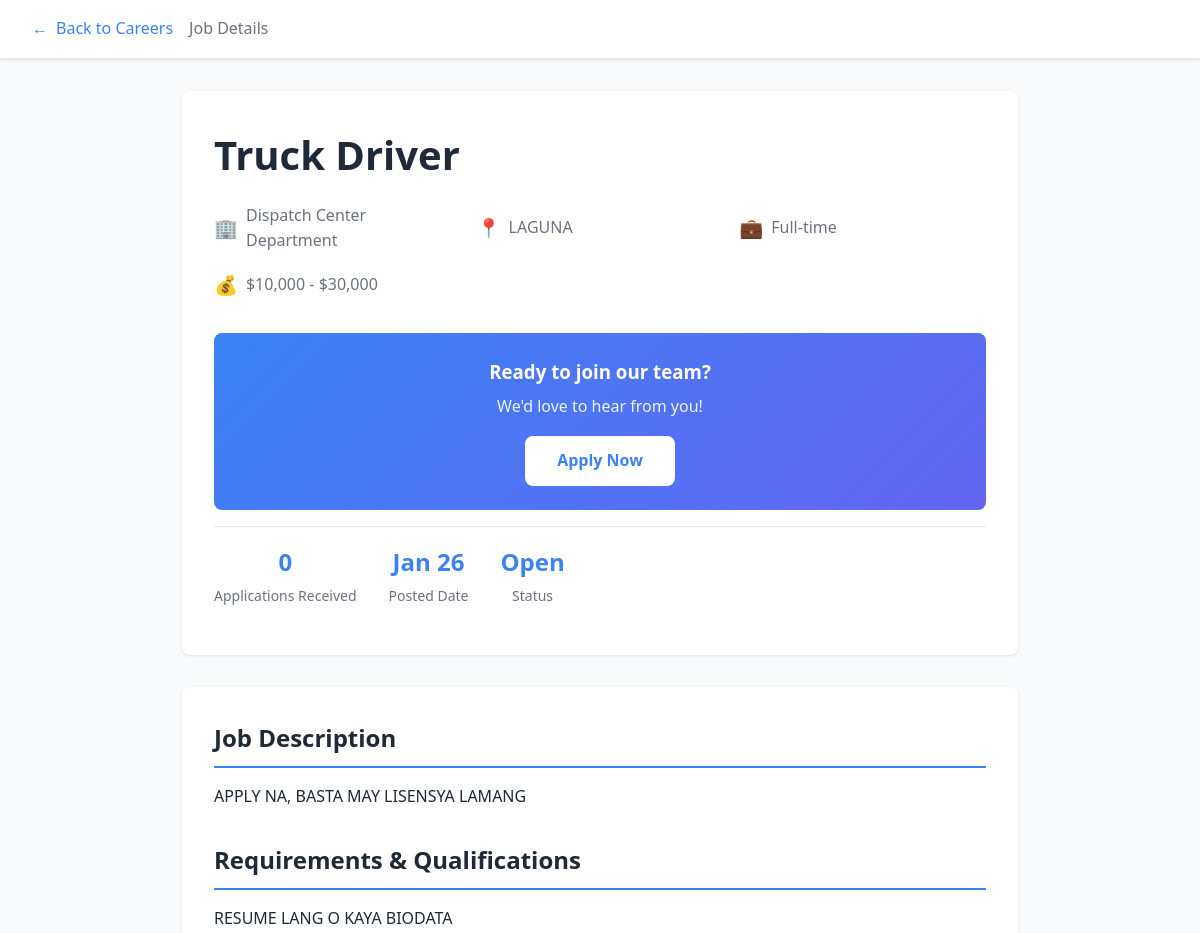
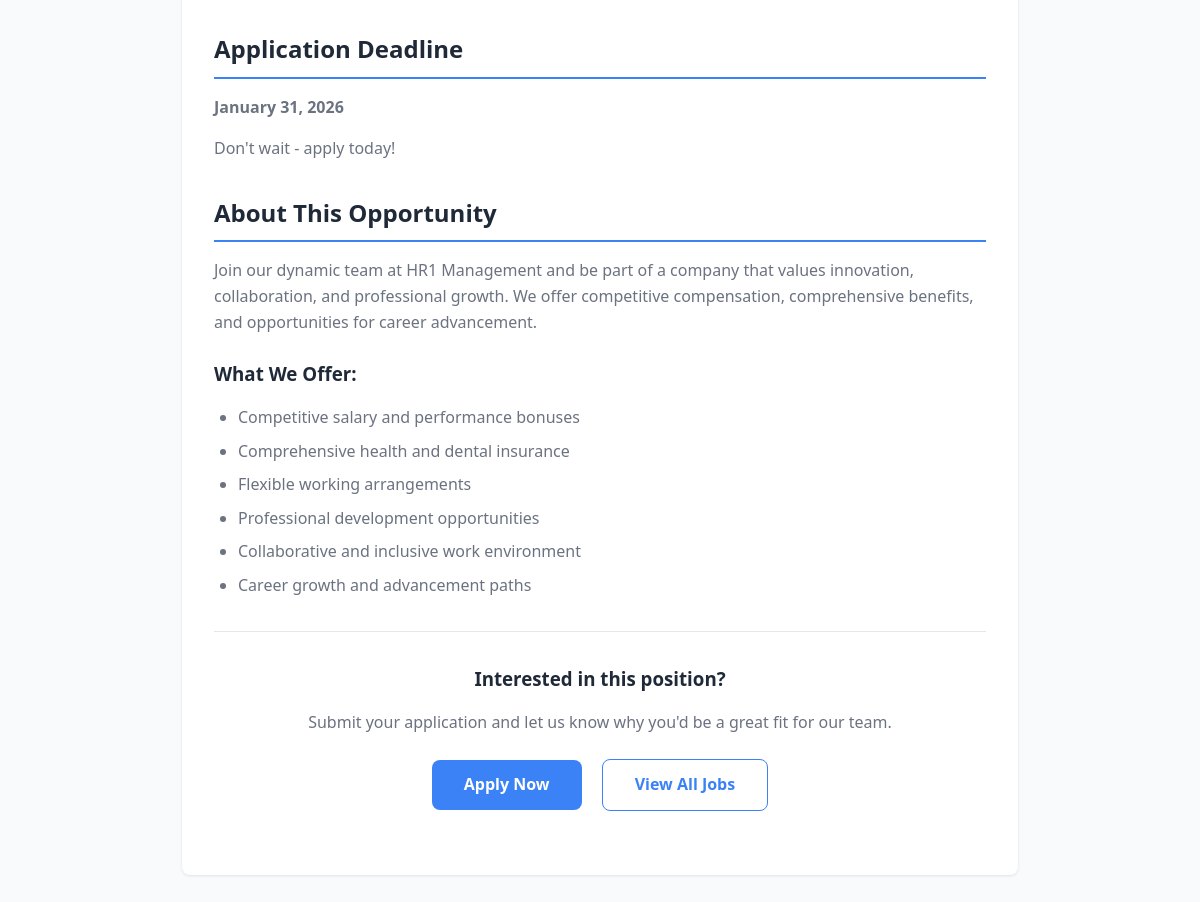
/public/job_details.php?id=1, run on the app's committed database (2 pictures, top to bottom).
### tables this page shows
CREATE TABLE `job_postings` (
  `id` int NOT NULL,
  `requisition_id` int DEFAULT NULL,
  `title` varchar(255) NOT NULL,
  `description` text,
  `department_id` int DEFAULT NULL,
  `employment_type` enum('Full-time','Part-time','Contract','Temporary') DEFAULT 'Full-time',
  `salary_min` decimal(10,2) DEFAULT NULL,
  `salary_max` decimal(10,2) DEFAULT NULL,
  `location` varchar(255) DEFAULT NULL,
  `requirements` text,
  `responsibilities` text,
  `status` enum('Draft','Open','Closed','On Hold') DEFAULT 'Open',
  `created_by` int DEFAULT NULL,
  `posted_date` timestamp NULL DEFAULT CURRENT_TIMESTAMP,
  `closing_date` date DEFAULT NULL,
  `created_at` timestamp NULL DEFAULT CURRENT_TIMESTAMP,
  `updated_at` timestamp NULL DEFAULT CURRENT_TIMESTAMP ON UPDATE CURRENT_TIMESTAMP
);

CREATE TABLE `departments` (
  `id` int NOT NULL,
  `department_code` varchar(20) NOT NULL,
  `department_name` varchar(100) NOT NULL,
  `parent_department_id` int DEFAULT NULL,
  `manager_id` int DEFAULT NULL,
  `created_at` timestamp NULL DEFAULT CURRENT_TIMESTAMP
);

### database/config.php (called while the page is built, shortened)
<?php
function getDBConnection() {
    try {
        $dsn = "mysql:host=" . DB_HOST . ";dbname=" . DB_NAME . ";charset=" . DB_CHARSET;
        $options = [
            PDO::ATTR_ERRMODE => PDO::ERRMODE_EXCEPTION,
            PDO::ATTR_DEFAULT_FETCH_MODE => PDO::FETCH_ASSOC,
            PDO::ATTR_EMULATE_PREPARES => false,
            PDO::MYSQL_ATTR_INIT_COMMAND => "SET NAMES " . DB_CHARSET
        ];
        $pdo = new PDO($dsn, DB_USER, DB_PASS, $options);
        return $pdo;
    } catch (PDOException $e) {
        $serverName = strtolower((string)($_SERVER['SERVER_NAME'] ?? ''));
        $httpHost = strtolower((string)($_SERVER['HTTP_HOST'] ?? ''));
        $isLocal = ($serverName === 'localhost' || $serverName === '127.0.0.1' ||
            str_starts_with($httpHost, 'localhost') || str_starts_with($httpHost, '127.0.0.1') ||
            PHP_SAPI === 'cli');
        $isAccessDenied = (strpos($e->getMessage(), '[1045]') !== false) || ((int)$e->getCode() === 1045);
        if ($isLocal && $isAccessDenied) {
            foreach ([
                ['root', ''],
                ['root', 'root'],
            ] as $creds) {
                try {
                    return new PDO($dsn, $creds[0], $creds[1], $options);
                } catch (PDOException $ignored) {
                }
            }
        }
        error_log("Database connection failed: " . $e->getMessage());
        throw new PDOException("Database connection failed: " . $e->getMessage());
    }
}
function executeQuery($sql, $params = []) {
    try {
        $pdo = getDBConnection();
        $stmt = $pdo->prepare($sql);
        $stmt->execute($params);
        return $stmt;
    } catch (PDOException $e) {
        error_log("Query execution failed: " . $e->getMessage());
        error_log("SQL: " . $sql);
        error_log("Params: " . json_encode($params));
        throw new PDOException("Query execution failed: " . $e->getMessage(), (int)$e->getCode(), $e);
    }
}
function fetchSingle($sql, $params = []) {
    $stmt = executeQuery($sql, $params);
    return $stmt->fetch();
}
?>

### public/job_details.php (the view, shortened to what this page needs)
<?php
require_once '../database/config.php';
$job_id = intval($_GET['id'] ?? 0);
$error_message = '';
try {
    $sql = "SELECT jp.*, d.department_name,
                   COUNT(ja.id) as application_count
            FROM job_postings jp
            LEFT JOIN departments d ON jp.department_id = d.id
            LEFT JOIN job_applications ja ON jp.id = ja.job_posting_id
            WHERE jp.id = ? AND jp.status = 'Open'
            GROUP BY jp.id";
    $job = fetchSingle($sql, [$job_id]);
    $salary_range = '';
    if ($job['salary_min'] || $job['salary_max']) {
        if ($job['salary_min'] && $job['salary_max']) {
            $salary_range = '$' . number_format($job['salary_min']) . ' - $' . number_format($job['salary_max']);
        } elseif ($job['salary_min']) {
            $salary_range = 'From $' . number_format($job['salary_min']);
        } elseif ($job['salary_max']) {
            $salary_range = 'Up to $' . number_format($job['salary_max']);
        }
    } else {
        $salary_range = 'Competitive';
    }
    $job['salary_display'] = $salary_range;
} catch (Exception $e) {
    $error_message = $e->getMessage();
    $job = null;
}
?>
<!DOCTYPE html>
<html lang="en">
<head>
    <link rel="stylesheet" href="../assets/css/styles.css">
</head>
<body>
    <header class="header">
        <div class="header-content">
            <a href="careers.php" class="back-btn">
                <span>←</span>
                <span>Back to Careers</span>
            </a>
            <span style="color: var(--text-secondary);">Job Details</span>
        </div>
    </header>
    <div class="container">
        <?php if (!empty($error_message)): ?>
            <div class="error-message">
                <h2>Oops! Something went wrong</h2>
                <p><?php echo htmlspecialchars($error_message); ?></p>
                <div style="margin-top: 1rem;">
                    <a href="careers.php" class="btn btn-outline">Browse Available Jobs</a>
                </div>
            </div>
        <?php else: ?>
            <div class="job-header">
                <h1 class="job-title"><?php echo htmlspecialchars($job['title']); ?></h1>
                <div class="job-meta">
                    <div class="job-meta-item">
                        <span style="font-size: 1.2em;">🏢</span>
                        <span><?php echo htmlspecialchars($job['department_name']); ?> Department</span>
                    </div>
                    <div class="job-meta-item">
                        <span style="font-size: 1.2em;">📍</span>
                        <span><?php echo htmlspecialchars($job['location']); ?></span>
                    </div>
                    <div class="job-meta-item">
                        <span style="font-size: 1.2em;">💼</span>
                        <span><?php echo htmlspecialchars($job['employment_type']); ?></span>
                    </div>
                    <div class="job-meta-item">
                        <span style="font-size: 1.2em;">💰</span>
                        <span><?php echo htmlspecialchars($job['salary_display']); ?></span>
                    </div>
                </div>
                <div class="apply-section">
                    <h3 style="margin-bottom: 0.5rem;">Ready to join our team?</h3>
                    <p style="margin-bottom: 1rem; opacity: 0.9;">We'd love to hear from you!</p>
                    <a href="../auth/terms.php?type=applicant&job_id=<?php echo $job['id']; ?>" class="btn btn-primary">
                        Apply Now
                    </a>
                </div>
                <div class="job-stats">
                    <div class="stat-item">
                        <div class="stat-number"><?php echo intval($job['application_count']); ?></div>
                        <div class="stat-label">Applications Received</div>
                    </div>
                    <div class="stat-item">
                        <div class="stat-number"><?php echo date('M j', strtotime($job['posted_date'])); ?></div>
                        <div class="stat-label">Posted Date</div>
                    </div>
                    <div class="stat-item">
                        <div class="stat-number"><?php echo ucfirst($job['status']); ?></div>
                        <div class="stat-label">Status</div>
                    </div>
                </div>
            </div>
            <div class="job-content">
                <div class="content-section">
                    <h2>Job Description</h2>
                    <div style="white-space: pre-wrap;"><?php echo nl2br(htmlspecialchars($job['description'])); ?></div>
                </div>
                <div class="content-section">
                    <h2>Requirements & Qualifications</h2>
                    <div style="white-space: pre-wrap;"><?php echo nl2br(htmlspecialchars($job['requirements'])); ?></div>
                </div>
                <?php if ($job['closing_date']): ?>
                <div class="content-section">
                    <h2>Application Deadline</h2>
                    <p><strong><?php echo date('F j, Y', strtotime($job['closing_date'])); ?></strong></p>
                    <p style="color: var(--text-secondary);">Don't wait - apply today!</p>
                </div>
                <?php endif; ?>
                <div class="content-section">
                    <h2>About This Opportunity</h2>
                    <p>Join our dynamic team at HR1 Management and be part of a company that values innovation, collaboration, and professional growth. We offer competitive compensation, comprehensive benefits, and opportunities for career advancement.</p>
                    <h3 style="margin: 1.5rem 0 1rem 0; color: var(--text-primary);">What We Offer:</h3>
                    <ul>
                        <li>Competitive salary and performance bonuses</li>
                        <li>Comprehensive health and dental insurance</li>
                        <li>Flexible working arrangements</li>
                        <li>Professional development opportunities</li>
                        <li>Collaborative and inclusive work environment</li>
                        <li>Career growth and advancement paths</li>
                    </ul>
                </div>
                <div style="text-align: center; padding: 2rem 0; border-top: 1px solid var(--border-color);">
                    <h3 style="color: var(--text-primary); margin-bottom: 1rem;">Interested in this position?</h3>
                    <p style="color: var(--text-secondary); margin-bottom: 1.5rem;">Submit your application and let us know why you'd be a great fit for our team.</p>
                    <a href="../auth/terms.php?type=applicant&job_id=<?php echo $job['id']; ?>" class="btn btn-primary"
                       style="background: var(--primary-color); color: white; margin-right: 1rem;">
                        Apply Now
                    </a>
                    <a href="careers.php" class="btn btn-outline">
                        View All Jobs
                    </a>
                </div>
            </div>
        <?php endif; ?>
    </div>
</body>
</html>

### assets/css/styles.css (style rules this page uses)
:root { --primary-color: #3b82f6; --primary-hover: #2563eb; --secondary-color: #6b7280; --success-color: #10b981; --warning-color: #f59e0b; --danger-color: #ef4444; --info-color: #06b6d4; --bg-primary: #0f172a; --bg-secondary: #1e293b; --bg-tertiary: #334155; --bg-card: #1e293b; --bg-hover: #334155; --text-primary: #f8fafc; --text-secondary: #cbd5e1; --text-muted: #64748b; --border-color: #334155; --border-hover: #475569; --shadow: 0 4px 6px -1px rgba(0, 0, 0, 0.3); --shadow-lg: 0 10px 15px -3px rgba(0, 0, 0, 0.4); --sidebar-width: 260px; --header-height: 70px; --border-radius: 8px; --border-radius-lg: 12px; --transition: all 0.3s ease; }
* { margin: 0; padding: 0; box-sizing: border-box; }
body { font-family: 'Segoe UI', Tahoma, Geneva, Verdana, sans-serif; background-color: var(--bg-primary); color: var(--text-primary); line-height: 1.6; overflow-x: hidden; }
.stat-number { font-size: 2rem; font-weight: bold; color: var(--text-primary); margin-bottom: 0.25rem; }
.btn { display: inline-flex; align-items: center; justify-content: center; padding: 0.75rem 1.5rem; border: none; border-radius: var(--border-radius); font-size: 0.9rem; font-weight: 500; text-decoration: none; cursor: pointer; transition: var(--transition); gap: 0.5rem; }
.btn-primary { background: var(--primary-color); color: white; }

### public/job_details.php (style rules this page uses)
:root { --primary-color: #3b82f6; --primary-hover: #2563eb; --secondary-color: #6b7280; --success-color: #10b981; --bg-primary: #ffffff; --bg-secondary: #f8fafc; --bg-card: #ffffff; --text-primary: #1f2937; --text-secondary: #6b7280; --border-color: #e5e7eb; --border-radius: 8px; --shadow: 0 1px 3px 0 rgba(0, 0, 0, 0.1); --shadow-lg: 0 10px 15px -3px rgba(0, 0, 0, 0.1); }
* { margin: 0; padding: 0; box-sizing: border-box; }
body { font-family: 'Segoe UI', Tahoma, Geneva, Verdana, sans-serif; background: var(--bg-secondary); color: var(--text-primary); line-height: 1.6; }
.header { background: var(--bg-primary); border-bottom: 1px solid var(--border-color); padding: 1rem 0; box-shadow: var(--shadow); }
.header-content { max-width: 1200px; margin: 0 auto; padding: 0 2rem; display: flex; align-items: center; gap: 1rem; }
.back-btn { display: flex; align-items: center; gap: 0.5rem; text-decoration: none; color: var(--primary-color); font-weight: 500; transition: color 0.3s; }
.container { max-width: 900px; margin: 0 auto; padding: 2rem; }
.job-header { background: var(--bg-card); padding: 2rem; border-radius: var(--border-radius); margin-bottom: 2rem; box-shadow: var(--shadow); }
.job-title { font-size: 2.5rem; font-weight: 600; color: var(--text-primary); margin-bottom: 1rem; }
.job-meta { display: grid; grid-template-columns: repeat(auto-fit, minmax(200px, 1fr)); gap: 1rem; margin-bottom: 2rem; }
.job-meta-item { display: flex; align-items: center; gap: 0.5rem; color: var(--text-secondary); font-weight: 500; }
.apply-section { background: linear-gradient(135deg, var(--primary-color), #6366f1); color: white; padding: 1.5rem; border-radius: var(--border-radius); text-align: center; }
.job-content { background: var(--bg-card); padding: 2rem; border-radius: var(--border-radius); margin-bottom: 2rem; box-shadow: var(--shadow); }
.content-section { margin-bottom: 2rem; }
.content-section h2 { color: var(--text-primary); margin-bottom: 1rem; padding-bottom: 0.5rem; border-bottom: 2px solid var(--primary-color); }
.content-section p, .content-section ul { color: var(--text-secondary); margin-bottom: 1rem; }
.content-section ul { padding-left: 1.5rem; }
.content-section li { margin-bottom: 0.5rem; }
.btn { padding: 0.75rem 2rem; border: none; border-radius: var(--border-radius); font-weight: 600; cursor: pointer; text-decoration: none; display: inline-flex; align-items: center; gap: 0.5rem; transition: all 0.3s; font-size: 1rem; }
.btn-primary { background: white; color: var(--primary-color); }
.btn-outline { background: transparent; color: var(--primary-color); border: 1px solid var(--primary-color); }
.job-stats { display: flex; gap: 2rem; margin-top: 1rem; padding: 1rem 0; border-top: 1px solid var(--border-color); }
.stat-item { text-align: center; }
.stat-number { font-size: 1.5rem; font-weight: 600; color: var(--primary-color); }
.stat-label { font-size: 0.875rem; color: var(--text-secondary); }

### data on the page
job_postings: title "Truck Driver", department.department_name "Dispatch Center", location "LAGUNA", employment_type "Full-time", posted_date "Jan 26", status "Open", description "APPLY NA, BASTA MAY LISENSYA LAMANG", requirements "RESUME LANG O KAYA BIODATA", closing_date "January 31, 2026"

### other printed values
$job['salary_display'] "$10,000 - $30,000"
$job['application_count'] "0"
